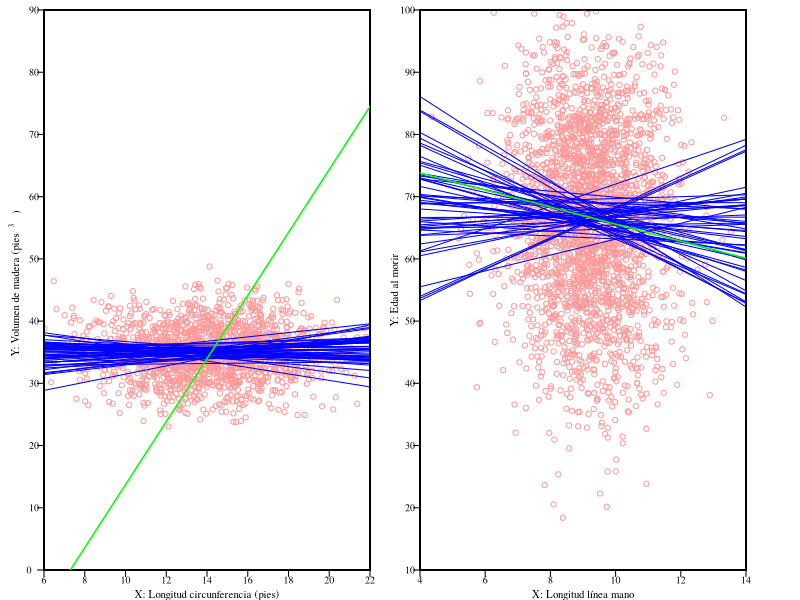

Source code (R):
png(file="200_pruebasSignaficacion.png",width=1300, height=550, res = 300)
t = 0.85
set.seed(123)

par(mfrow=c(1,2), mar=c(1.5, 2.2, 0.5, 1.5), xaxs="i", yaxs="i", family = "serif") # mar=c(2, 2.5, 0.5, 0.5)

x = matrix(NA, nrow = 31, ncol = 50)
y = matrix(NA, nrow = 31, ncol = 50)
for (i in 1:50) {
  x[,i] = rnorm(31, 14, 3)
  y[,i] = 35 + rnorm(31, 0, 4.25)
  plot(x[,i], y[,i], xlim = c(6, 22), ylim = c(0,90),  col = "#FF9999", cex = t-0.15, las=1, xlab="", ylab="", xaxt = "n", yaxt = "n")
  
  par(new = TRUE)
  if (i == 50) {
    for (j in 1:50) {
      abline(lm(y[,j] ~ x[,j]), col = "blue")
    }
    axis(side=1, at=seq(6, 22, 2), padj=-3.2, tck=-0.02, cex.axis=t-0.25)
    axis(side=2, at=seq(0, 90, 10), hadj=-0.5, tck=-0.02, cex.axis=t-0.25, las=1)
    
    mtext(expression("Y: Volumen de madera (pies  "    ^ "3", "                                                    )"), 
          side=2, line=0.9, cex=t-0.2)
    
    mtext('X: Longitud circunferencia (pies)', side=1, line=0.6, cex=t-0.2)
    segments(6, -6.55, 22, 74.5, col = "green", lwd = 1.5)
  }
}
par(new = FALSE, mar=c(1.5, 1, 0.5, 2.7))
x = matrix(NA, nrow = 50, ncol = 50)
y = matrix(NA, nrow = 50, ncol = 50)
for (i in 1:50) {
  x[,i] = rnorm(50, 9.2, 1.26)
  y[,i] = 66.7 + rnorm(50, 0, 14.15)
  plot(x[,i], y[,i], xlim = c(4, 14), ylim = c(10,100),  col = "#FF9999", cex = t-0.15, las=1, xlab="", ylab="", xaxt = "n", yaxt = "n")
  
  par(new = TRUE)
  if (i == 50) {
    for (j in 1:50) {
      abline(lm(y[,j] ~ x[,j]), col = "blue")
    }
    axis(side=1, at=seq(4, 14, 2), padj=-3.2, tck=-0.02, cex.axis=t-0.25)
    axis(side=2, at=seq(10, 90, 10), hadj=-0.5, tck=-0.02, cex.axis=t-0.25, las=1)
    axis(side=2, at=100, hadj=0, tck=-0.02, cex.axis=t-0.25, las=1)
    mtext('X: Longitud línea mano', side=1, line=0.6, cex=t-0.2)
    mtext('Y: Edad al morir', side=2, line=0.9, cex=t-0.2)
    segments(4, 73.8, 14, 60.1, col = "green", lwd = 1.5)
  }
}
dev.off()
